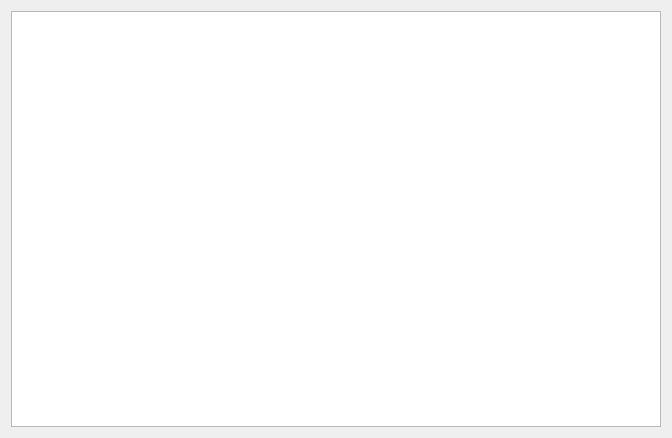
<?xml version="1.0" encoding="UTF-8"?>
<ui version="4.0">
 <class>QFormDoc</class>
 <widget class="QWidget" name="QFormDoc">
  <property name="geometry">
   <rect>
    <x>0</x>
    <y>0</y>
    <width>672</width>
    <height>438</height>
   </rect>
  </property>
  <property name="windowTitle">
   <string>Form</string>
  </property>
  <layout class="QHBoxLayout" name="horizontalLayout">
   <item>
    <widget class="QPlainTextEdit" name="plainTextEdit"/>
   </item>
  </layout>
 </widget>
 <resources/>
 <connections/>
</ui>
